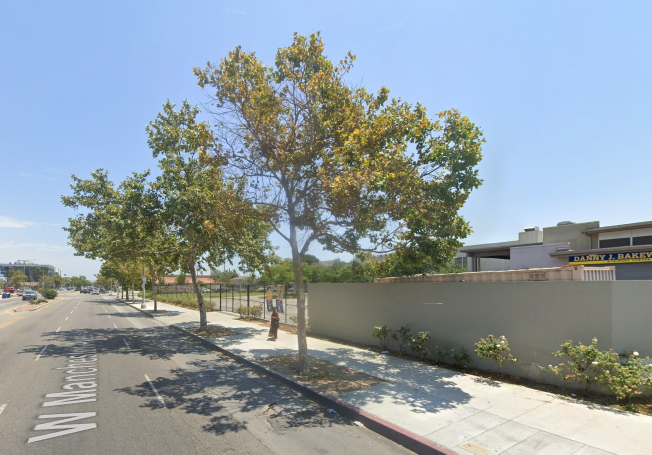
#> input picture images/77.jpg, 1303 x 909 px (shown at 1/2 size)
$ python -i shadow_mask.py   (imports and definitions only)   (older library calls are emulated)
#> lines starting #> are read from the running program, lines starting #| are printed output that depends on the picture; after the words box and inside, x2 and y2 are one past the last pixel; in counts of white or black regions, pixels touching at a corner belong together
# shadow detection and mask using color space analysis
# important: normalize values to rescale them to a common range (makes for data consistency and fair comparisons)

import numpy as np
import cv2
from skimage.color import rgb2lab, lab2lch
from skimage.filters import threshold_multiotsu, threshold_otsu
#from skimage.morphology import disk, closing
from skimage.exposure import rescale_intensity
from scipy.ndimage import uniform_filter
from scipy import ndimage

# ----------------------------------------------------------
# ORIGINAL SHADOW MASK HELPERS
# ----------------------------------------------------------
# [150 lines left out: functions box_mean, remove_small, bgr_to_hsi, srgb_to_linear, normalized_rgb, bgr_to_hsi_linear and 2 more, not called in this run]

# ----------------------------------------------------------
# PREPROCESSING - GAUSSIAN BLUR AND LAPLACIAN OF GAUSSIAN
# ----------------------------------------------------------
def preprocess_for_shadow(
    img_bgr,
    gauss_ksize=2,
    gauss_sigma=0.5,
    log_ksize=3,
    log_sigma=0.0,
    log_alpha=0.3
):
    '''
    applying preprocessing techniques of Gaussian blur and LoG to reduce noise and emphasize edges
    - gaussian blur: smooths noise
    - laplacian of gaussian (LoG) - finds edges

    what i've tested with the parameters:
    - higher gauss_sigma added more blur but more shadows disappeared in mask
    - lower log_alpha = less edge info added back
    '''
#> called with gauss_ksize = 2, gauss_sigma = 0.5, log_ksize = 3, log_sigma = 0, log_alpha = 0.3
    # gaussian blur on the color image
    # kernel size must be odd and at least 3
    if gauss_ksize < 3:
        gauss_ksize = 3
    if gauss_ksize % 2 == 0:
        gauss_ksize += 1
    img_blur = cv2.GaussianBlur(img_bgr, (gauss_ksize, gauss_ksize), gauss_sigma)

    # LoG applied to grayscale for edge detection
    gray = cv2.cvtColor(img_blur, cv2.COLOR_BGR2GRAY)
    # adding more blur before laplacian if needed
    if log_sigma > 0.0:
        if log_ksize < 3:
            log_ksize = 3
        if log_ksize % 2 == 0:
            log_ksize += 1
        gray_for_log = cv2.GaussianBlur(gray, (log_ksize, log_ksize), log_sigma)
    else:
        gray_for_log = gray

    # laplacian on the (pre)blurred gray to find edges
    lap = cv2.Laplacian(gray_for_log, cv2.CV_32F, ksize=log_ksize if log_ksize >= 1 else 3)

    gray_float = gray.astype(np.float32)

    # normalize lap to a similar scale as image values
    # scale laplacian roughly into 8-bit
    lap_norm = lap / (np.max(np.abs(lap)) + 1e-6) * 127.0

    # add edge info back to grayscale image
    gray_enhanced = gray_float + log_alpha * lap_norm

    # clip back to [0,255]
    gray_enhanced = np.clip(gray_enhanced, 0, 255).astype(np.uint8)

    # map enhanced gray back into color BGR (want to keep the colors but use the new brightness)
    # compute ratio between enhanced and original luminance then apply to each channel
    # calculate how much brightness changed
    old_brightness = gray.astype(np.float32) + 1.0  # add 1 to avoid dividing by 0
    new_brightness = (gray_enhanced.astype(np.float32) + 1.0) / old_brightness
    brightness_ratio = new_brightness / old_brightness

    # limit extreme changes (like avoiding weird colors)
    brightness_ratio = np.clip(brightness_ratio, 0.25, 4.0)
#> brightness_ratio: shape (909, 1303) float32; every value is 0.25

    # apply the ratio to each color channel
    img_preprocessed = img_blur.astype(np.float32)
    img_preprocessed[..., 0] *= brightness_ratio     # blue channel
    img_preprocessed[..., 1] *= brightness_ratio     # green channel
    img_preprocessed[..., 2] *= brightness_ratio     # red channel

    # clip and convert back to uint8
    img_preprocessed = np.clip(img_preprocessed, 0, 255).astype(np.uint8)

    return img_preprocessed


# --------------------------------------------------------------------
# NEW SHADOW MASK - MAIN SHADOW DETECTION
# --------------------------------------------------------------------
def detect_shadows_skimage(img, morph_size=9):
    '''
    using LAB/LCH color space

    idea: shadows have low lightness (brightness) and low chroma (gray-like)
    color spaces:
    - LAB: L=lightness, A=green-red, B=blue-yellow
    - LCH: L=lightness, C=chroma (colorfulness), H=hue

    LCH should be better because chroma (C) measures the colorfulness

    function:
    - run image through preprocessing (gaussian blur and LoG)
    - convert to LCH color space
    - find pixels with low lightness (L) and low chroma (C)
    - use multi-otsu to automatically find the threshold
        - multi-otsu is used because it automatically finds 3 classes: bright, medium, and dark
        - note: we keep only the darkest class as shadows
    '''
    # more accurate shadow masking using scikit-image + opencv

    # load ; comment this part out if not testing shadow_mask.py only
    # img_bgr = cv2.imread(img)
    # if img_bgr is None:
    #     raise ValueError("Image could not be loaded.")

    # run image through preprocess to reduce noise
    img_preprocessed = preprocess_for_shadow(img)

    # convert bgr to rgb
    img_rgb = cv2.cvtColor(img_preprocessed, cv2.COLOR_BGR2RGB)

    # convert to float [0,1] to normalize for skimage
    img_normalized = img_rgb.astype(np.float32) / 255.0
    img_normalized = np.nan_to_num(img_normalized, nan=0.0, posinf=1.0, neginf=0.0)

    # convert from RGB to LAB to LCH (skimage is more accurate than opencv)
    # LAB is "perceptually uniform" - distance between two colors corresponds to the amount of change humans can perceive
    lab = rgb2lab(img_normalized)
#> lab: shape (909, 1303, 3) float32; mean of channels 0, 1, 2 15.5, 0.2, 2.1
    # LCH is a cylindrical representation of LAB - chroma and hue directly relate to intensity and color type
    lch = lab2lch(lab)
#> lch: shape (909, 1303, 3) float32; mean of channels 0, 1, 2 15.5, 4.3, 2.5

    # get individual lch channels
    # [:, :, 0] (example) means select all rows, select all columns, get element at index 0 (slicing a 3d array)
    L = lch[:, :, 0]    # lighting (value from 0 to 100)
    C = lch[:, :, 1]    # chroma (how colorful)
    H = lch[:, :, 2]    # hue (color angle)

    # normalize L and C to 0-1 range for comparison
    Ln = rescale_intensity(L, out_range=(0,1))
    Cn = rescale_intensity(C, out_range=(0,1))

    '''
    shadows tend to have:
    - low lightness (Ln): (1-Ln) is high for dark areas
    - low chroma (Cn): (1-Cn) is high for grayish areas
    so calculating shadow score:
    - high score = likely to be a shadow
    - multiply the values since both must be true for high shadow score
    '''
    # score = dark * low chroma
    shadow_score = (1-Ln) * (1-Cn)
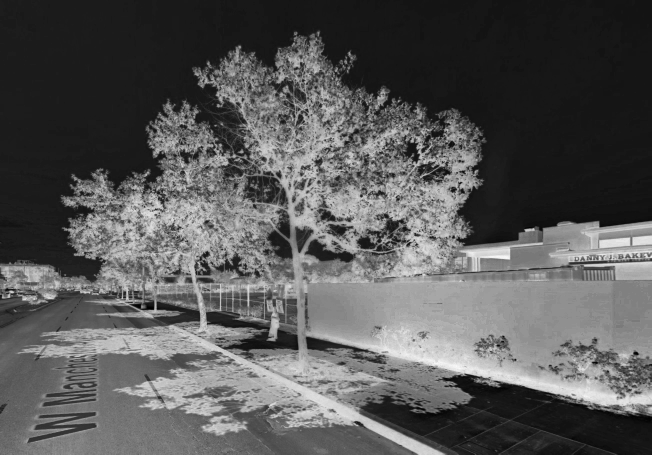
#> shadow_score: shape (909, 1303) float32 (shown at 1/2 size); min 0, max 0.995, mean 0.347

    # threshold automatically - multi-otsu gives 3 cluster thresholds: light, mid, shadow
    # divides pixels into 3 classes based on shadow score
    thresholds = threshold_multiotsu(shadow_score, classes=3)
#> thresholds = [0.262, 0.542]

    # highest shadow scores make up the darkest class/cluster
    # thresholds[0] = light/medium boundary
    # threshold[1] = medium/dark boundary
    # use darkest class only
    t_shadow = thresholds[1]
#> t_shadow = 0.542

    # create the binary mask
    shadow_mask = (shadow_score > t_shadow).astype(np.uint8)
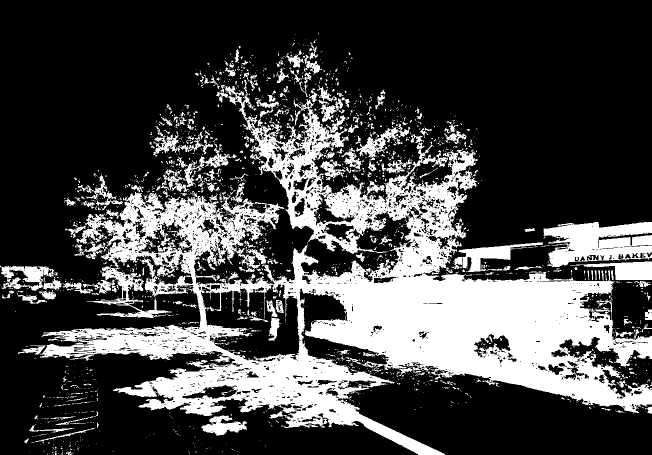
#> shadow_mask: shape (909, 1303) (shown at 1/2 size); values 0 (black) and 1 (white), 27.6% white; 2169 white regions (1892 under 20 px), largest, box (x1, y1, x2, y2) and area: (80, 159, 1303, 909) 262824, (1087, 443, 1303, 534) 13099, (917, 485, 1086, 544) 3206

    # NOTE: i tried to add morphological closing here but it made shadows mask too big in this step
    # clean with morphological operations
    # selem = disk(morph_size)
    # shadow_mask = closing(shadow_mask, selem)

    return shadow_mask.astype(np.uint8), img_preprocessed

def refine_shadow_mask_local(shadow_mask, img_bgr,
                             smooth_kernel=21,
                             rel_dark_min=0.01,
                             max_keep_ratio=0.9,
                             sat_clip=0.30):
    '''
    refine an initial shadow mask using local relative darkness and saturation

    issue: initial mask would include dark objects that look like shadows but aren't
    - so i wanted to look at local brightness differences based on the initial mask (shadows are darker than their surroundings)

    steps:
    - calculate local average brightness
    - find pixels darker than their nearby areas (neighbors)
    - use otsu on this relative darkness (otsu finds single threshold to separate image into two classes: foreground and background)
    - filter out saturated pixels that may be colored objects

    parameters tuned throughout testing:
    - smooth_kernel: size of neighborhood to compare to (originally was 41)
    - rel_dark_min: minimum local darkness difference to even be considered
    - max_keep_ratio: keep at most this percentage of the original masked pixels
    - sat_clip: HSV saturation (how colorful vs gray) above this value is rejected (considered not a shadow)
    '''
#> called with smooth_kernel = 21, rel_dark_min = 0.01, max_keep_ratio = 0.9, sat_clip = 0.3

    # convert and get L (lightness) from LAB color space
    img_rgb = cv2.cvtColor(img_bgr, cv2.COLOR_BGR2RGB).astype(np.float32) / 255.0
    lab = rgb2lab(img_rgb)
#> lab: shape (909, 1303, 3) float32; mean of channels 0, 1, 2 64.1, 0.7, 6.8
    # get lightness in range from 0 to 100
    L = lab[:, :, 0]
    # normalize value between 0-1
    Ln = rescale_intensity(L, out_range=(0, 1))

    # calculate local average brightness
    # uniform_filter is used to calculate the mean over a given window size
    local_brightness = uniform_filter(Ln, size=smooth_kernel)

    # calculate how much darker each pixel is than its neighborhood
    # value > 0 when pixel is darker than local average (surroundings)
    relative_dark = local_brightness - Ln
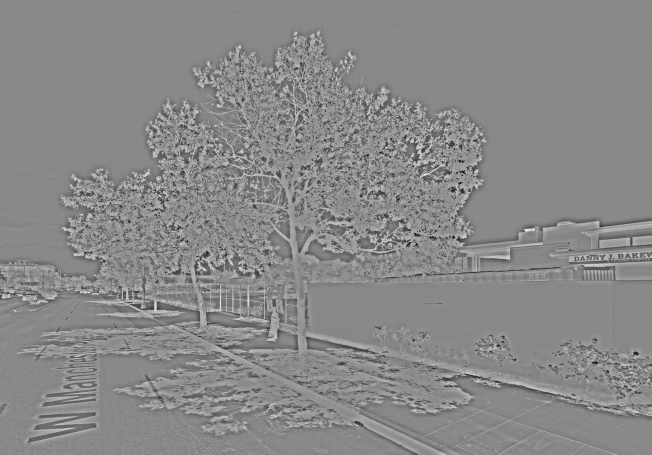
#> relative_dark: shape (909, 1303) float32 (shown at 1/2 size); min -0.615, max 0.531, mean 1.61e-12; drawn with min black and max white

    # get the relative darkness values from initial shadow mask
    mask_bool = (shadow_mask.astype(np.uint8) > 0)

    # only consider possible pixels inside original mask
    relative_vals = relative_dark[mask_bool]

    # edge case - if mask is too small, just return the mask as it is
    if relative_vals.size < 50:
        return shadow_mask

    # filter out pixels that aren't much darker
    relative_vals = relative_vals[relative_vals > rel_dark_min]

    # if there are no pixels that are significantly darker, there are probably no real shadows
    if relative_vals.size < 50:
        return np.zeros_like(shadow_mask, dtype=np.uint8)

    # find otsu threshold on local darkness within the mask
    # automatically finds the best threshold to separate foreground and background (shadows and dark objects)
    otsu_threshold = threshold_otsu(relative_vals)
#> otsu_threshold = 0.119

    # enforce max_keep_ratio to prevent mask from keeping too many pixels
    all_relative_in_mask = relative_dark[mask_bool]
    percentile_threshold = np.quantile(all_relative_in_mask, 1 - max_keep_ratio)
#> percentile_threshold = -0.0154

    # final threshold: need to be significantly darker AND in the top (1 - max_keep_ratio) of relative_dark
    final_threshold = max(otsu_threshold, percentile_threshold, rel_dark_min)
#> final_threshold = 0.119

    # create refined mask
    refined_mask = np.zeros_like(shadow_mask, dtype=np.uint8)
    refined_mask[mask_bool & (relative_dark > final_threshold)] = 1

    # filter out high saturated pixels since shadows should be grayish, not colorful
    # NOTE: as noticed, colorful pixels in the images are mostly grass, cars, etc.
    img_hsv = cv2.cvtColor(img_bgr, cv2.COLOR_BGR2HSV).astype(np.float32) / 255.0
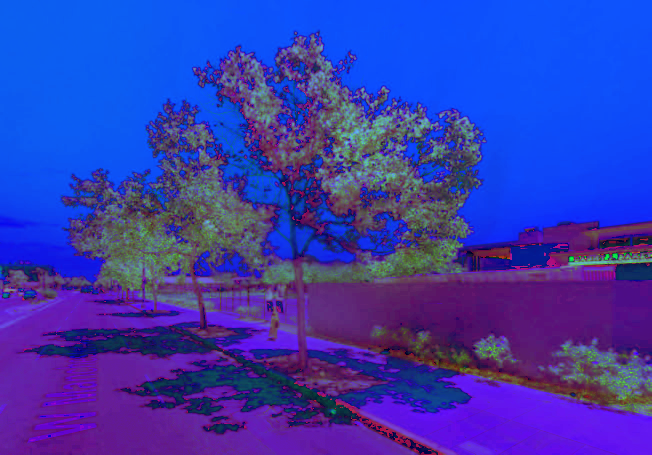
#> img_hsv: shape (909, 1303, 3) float32 (shown at 1/2 size); mean R, G, B 0.218, 0.228, 0.683
    S = img_hsv[:, :, 1]  # saturation channel [0,1]
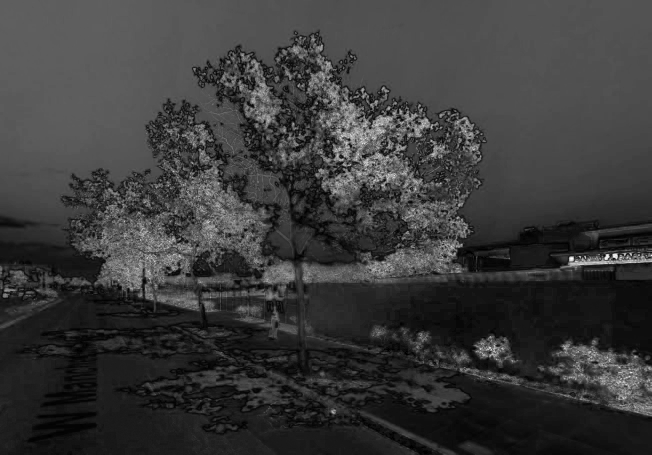
#> S: shape (909, 1303) float32 (shown at 1/2 size); min 0, max 1, mean 0.227

    # remove the pixels that are too saturated
    refined_mask[(refined_mask == 1) & (S > sat_clip)] = 0

    return refined_mask

def grow_from_seeds(initial_mask, seed_mask):
    '''
    keep only shadow regions that contain high-confidence "seeds"

    issue: initial mask can have false positives (like non-shadows) and refined mask might miss some shadow areas (false negatives)
    - so i wanted to use the refined mask as "seeds" (high confidence that these are shadows) and grow these seeds to fill
        the initial mask regions they touch

    note: refined mask should tell that it's sure those are shadows in the image, initial mask shoudl tell that they might be shadows,
        final mask should create regions from the initial mask that contains seeds

    uses: connected components of the initial mask that contain at least one seed pixel (seed pixel is "sure" to be a shadow)
    - fill connected components/regions

    initial_mask: original binary 0/1 mask from detect_shadows_skimage
    seed_mask: refined binary 0/1 mask (sparse, mostly correct)
    '''
    # convert values to binary
    initial_binary = (initial_mask > 0).astype(np.uint8)
    seeds_binary = (seed_mask > 0).astype(np.uint8)

    # label all the connected components in the initial mask
    # each separate blob (shadow component) gets a unique number
    labeled, num_components = ndimage.label(initial_binary)
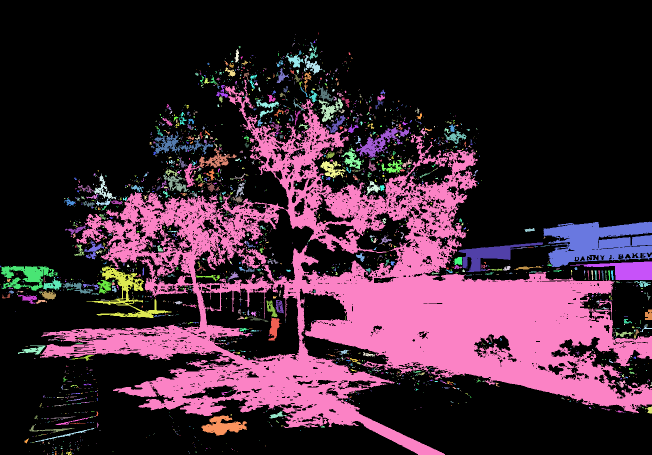
#> labeled: shape (909, 1303) int32 (shown at 1/2 size); 3177 distinct labels, from 0 to 3176; one colour per label, 0 black
#> num_components = 3176

    # if there are no shadows at all, return 0s
    if num_components == 0:
        return np.zeros_like(initial_mask, dtype=np.uint8)

    # find which labels contain at least one seed pixel
    # used np.unique gives to give all the different label numbers where seeds exist
    labels_with_seed = np.unique(labeled[seeds_binary == 1])
#> labels_with_seed = 1486 values from 1 to 3171

    # remove background label (0)
    labels_with_seed = labels_with_seed[labels_with_seed != 0]

    if labels_with_seed.size == 0:
        # no seeds found at all, so no confident shadows
        return np.zeros_like(initial_mask, dtype=np.uint8)

    # keep only the components that have seeds
    # used np.isin to create a boolean mask for pixels with those labels
    final_mask = np.isin(labeled, labels_with_seed).astype(np.uint8)
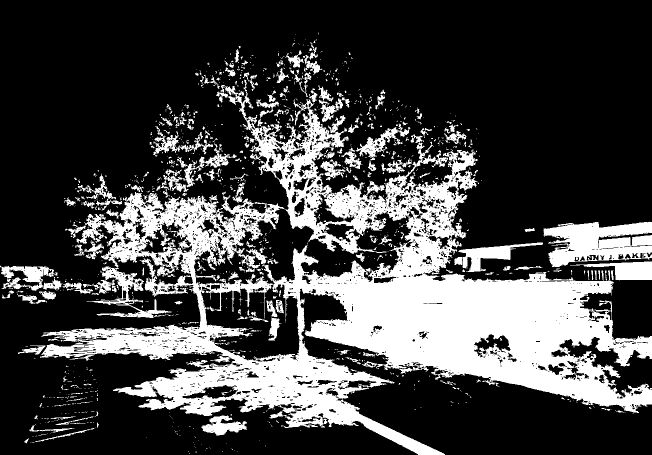
#> final_mask: shape (909, 1303) (shown at 1/2 size); values 0 (black) and 1 (white), 27% white; 1137 white regions (905 under 20 px), largest, box (x1, y1, x2, y2) and area: (80, 159, 1303, 909) 261746, (1087, 443, 1303, 534) 13065, (917, 485, 1086, 544) 3206

    return final_mask

# --------------------------------------------------------------------
# VISUALIZATION
# --------------------------------------------------------------------
# [23 lines left out: function overlay_mask, not called in this run]

# --------------------------------------------------------------------
# FUNCTION RETURNING FINAL MASK TO TEXTURE, LIGHTING, DEPTH
# --------------------------------------------------------------------
def final_shadow_mask(img_bgr):
    '''
    return final shadow mask (binary shadow mask where 255=shadow and 0=not shadow)

    pipeline:
    - initial detection using LCH color space
    - refine initial using local brightness analysis
    - region of shadows that grow from confident seeds

    '''
    initial_mask, _ = detect_shadows_skimage(img_bgr)
    seed_mask = refine_shadow_mask_local(initial_mask, img_bgr)
    final_mask = grow_from_seeds(initial_mask, seed_mask)

    return (final_mask * 255).astype(np.uint8)

# [36 lines of commented-out code are left out]

>>> import cv2
>>> picture = cv2.cvtColor(cv2.imread('images/77.jpg'), cv2.COLOR_BGR2RGB)
>>> result = final_shadow_mask(picture)
